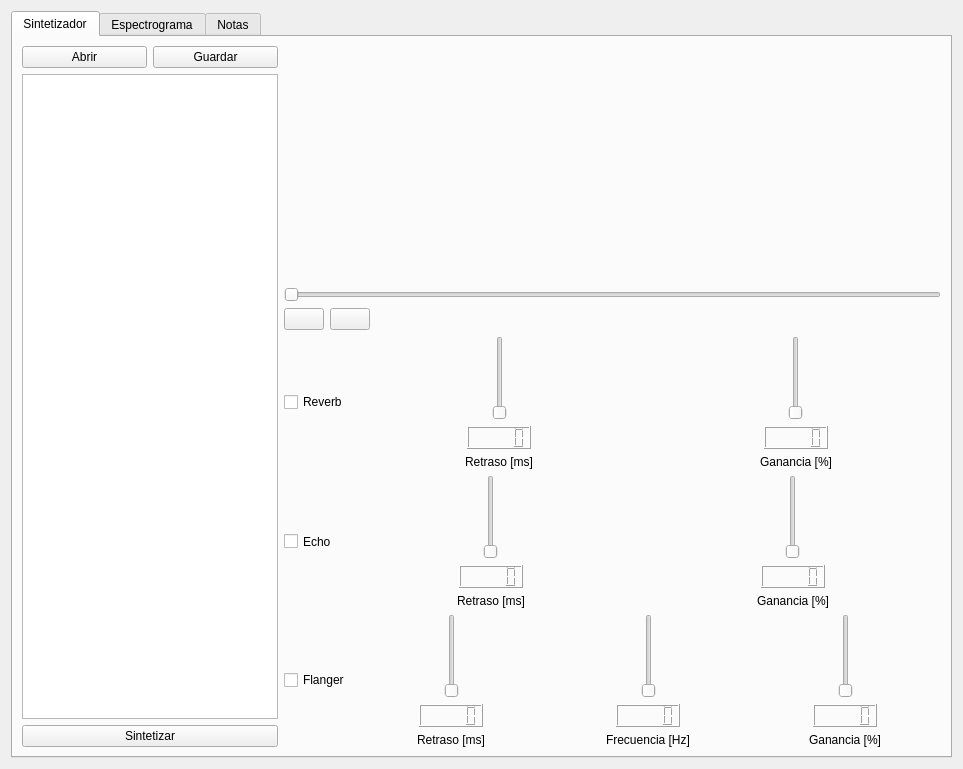
<?xml version="1.0" encoding="UTF-8"?>
<ui version="4.0">
 <class>Form</class>
 <widget class="QWidget" name="Form">
  <property name="geometry">
   <rect>
    <x>0</x>
    <y>0</y>
    <width>963</width>
    <height>769</height>
   </rect>
  </property>
  <property name="windowTitle">
   <string>Form</string>
  </property>
  <layout class="QHBoxLayout" name="horizontalLayout">
   <item>
    <widget class="QTabWidget" name="AllWidget">
     <property name="currentIndex">
      <number>0</number>
     </property>
     <property name="elideMode">
      <enum>Qt::ElideNone</enum>
     </property>
     <widget class="QWidget" name="SinTab">
      <attribute name="title">
       <string>Sintetizador</string>
      </attribute>
      <layout class="QHBoxLayout" name="horizontalLayout_2">
       <item>
        <layout class="QVBoxLayout" name="verticalLayout">
         <property name="sizeConstraint">
          <enum>QLayout::SetMinimumSize</enum>
         </property>
         <item>
          <layout class="QHBoxLayout" name="horizontalLayout_4">
           <item>
            <widget class="QPushButton" name="load_button">
             <property name="text">
              <string>Abrir</string>
             </property>
            </widget>
           </item>
           <item>
            <widget class="QPushButton" name="save_button">
             <property name="text">
              <string>Guardar</string>
             </property>
            </widget>
           </item>
          </layout>
         </item>
         <item>
          <widget class="QListWidget" name="Tracklist">
           <property name="sizePolicy">
            <sizepolicy hsizetype="Minimum" vsizetype="Expanding">
             <horstretch>0</horstretch>
             <verstretch>0</verstretch>
            </sizepolicy>
           </property>
          </widget>
         </item>
         <item>
          <widget class="QPushButton" name="Synth_button">
           <property name="text">
            <string>Sintetizar</string>
           </property>
          </widget>
         </item>
        </layout>
       </item>
       <item>
        <layout class="QVBoxLayout" name="verticalLayout_2">
         <item>
          <widget class="QWidget" name="widget" native="true"/>
         </item>
         <item>
          <widget class="QSlider" name="horizontalSlider">
           <property name="orientation">
            <enum>Qt::Horizontal</enum>
           </property>
          </widget>
         </item>
         <item>
          <layout class="QHBoxLayout" name="horizontalLayout_5">
           <property name="sizeConstraint">
            <enum>QLayout::SetMinimumSize</enum>
           </property>
           <item>
            <widget class="QPushButton" name="play_button">
             <property name="sizePolicy">
              <sizepolicy hsizetype="Minimum" vsizetype="Maximum">
               <horstretch>0</horstretch>
               <verstretch>0</verstretch>
              </sizepolicy>
             </property>
             <property name="text">
              <string/>
             </property>
             <property name="icon">
              <iconset>
               <normaloff>../resources/designer/play.png</normaloff>
               <normalon>../resources/designer/pause.png</normalon>../resources/designer/play.png</iconset>
             </property>
             <property name="checkable">
              <bool>true</bool>
             </property>
            </widget>
           </item>
           <item>
            <widget class="QPushButton" name="stop_button">
             <property name="sizePolicy">
              <sizepolicy hsizetype="Minimum" vsizetype="Maximum">
               <horstretch>0</horstretch>
               <verstretch>0</verstretch>
              </sizepolicy>
             </property>
             <property name="text">
              <string/>
             </property>
             <property name="icon">
              <iconset>
               <normaloff>../resources/designer/stop.png</normaloff>../resources/designer/stop.png</iconset>
             </property>
            </widget>
           </item>
           <item>
            <spacer name="horizontalSpacer">
             <property name="orientation">
              <enum>Qt::Horizontal</enum>
             </property>
             <property name="sizeHint" stdset="0">
              <size>
               <width>40</width>
               <height>20</height>
              </size>
             </property>
            </spacer>
           </item>
          </layout>
         </item>
         <item>
          <layout class="QHBoxLayout" name="horizontalLayout_10">
           <item>
            <widget class="QCheckBox" name="Reverb_chkbox">
             <property name="sizePolicy">
              <sizepolicy hsizetype="Maximum" vsizetype="Maximum">
               <horstretch>0</horstretch>
               <verstretch>0</verstretch>
              </sizepolicy>
             </property>
             <property name="text">
              <string>Reverb</string>
             </property>
            </widget>
           </item>
           <item>
            <layout class="QVBoxLayout" name="verticalLayout_4">
             <item alignment="Qt::AlignHCenter">
              <widget class="QSlider" name="Reverb_delay_slider">
               <property name="sizePolicy">
                <sizepolicy hsizetype="Maximum" vsizetype="Maximum">
                 <horstretch>0</horstretch>
                 <verstretch>0</verstretch>
                </sizepolicy>
               </property>
               <property name="maximum">
                <number>50</number>
               </property>
               <property name="orientation">
                <enum>Qt::Vertical</enum>
               </property>
              </widget>
             </item>
             <item alignment="Qt::AlignHCenter">
              <widget class="QLCDNumber" name="Reverb_delay_lcd">
               <property name="sizePolicy">
                <sizepolicy hsizetype="Maximum" vsizetype="Maximum">
                 <horstretch>0</horstretch>
                 <verstretch>0</verstretch>
                </sizepolicy>
               </property>
              </widget>
             </item>
             <item alignment="Qt::AlignHCenter">
              <widget class="QLabel" name="label_2">
               <property name="sizePolicy">
                <sizepolicy hsizetype="Maximum" vsizetype="Maximum">
                 <horstretch>0</horstretch>
                 <verstretch>0</verstretch>
                </sizepolicy>
               </property>
               <property name="text">
                <string>Retraso [ms]</string>
               </property>
              </widget>
             </item>
            </layout>
           </item>
           <item>
            <layout class="QVBoxLayout" name="verticalLayout_3">
             <item alignment="Qt::AlignHCenter">
              <widget class="QSlider" name="Reverb_gain_slider">
               <property name="sizePolicy">
                <sizepolicy hsizetype="Maximum" vsizetype="Maximum">
                 <horstretch>0</horstretch>
                 <verstretch>0</verstretch>
                </sizepolicy>
               </property>
               <property name="maximum">
                <number>50</number>
               </property>
               <property name="orientation">
                <enum>Qt::Vertical</enum>
               </property>
              </widget>
             </item>
             <item alignment="Qt::AlignHCenter">
              <widget class="QLCDNumber" name="Reverb_gain_lcd">
               <property name="sizePolicy">
                <sizepolicy hsizetype="Maximum" vsizetype="Maximum">
                 <horstretch>0</horstretch>
                 <verstretch>0</verstretch>
                </sizepolicy>
               </property>
              </widget>
             </item>
             <item alignment="Qt::AlignHCenter">
              <widget class="QLabel" name="reverb_gain_label">
               <property name="sizePolicy">
                <sizepolicy hsizetype="Maximum" vsizetype="Maximum">
                 <horstretch>0</horstretch>
                 <verstretch>0</verstretch>
                </sizepolicy>
               </property>
               <property name="text">
                <string>Ganancia [%]</string>
               </property>
              </widget>
             </item>
            </layout>
           </item>
          </layout>
         </item>
         <item>
          <layout class="QHBoxLayout" name="horizontalLayout_9">
           <item>
            <widget class="QCheckBox" name="Echo_chkbox">
             <property name="sizePolicy">
              <sizepolicy hsizetype="Maximum" vsizetype="Minimum">
               <horstretch>0</horstretch>
               <verstretch>0</verstretch>
              </sizepolicy>
             </property>
             <property name="text">
              <string>Echo</string>
             </property>
            </widget>
           </item>
           <item>
            <layout class="QVBoxLayout" name="verticalLayout_8">
             <item alignment="Qt::AlignHCenter">
              <widget class="QSlider" name="Echo_delay_slider">
               <property name="sizePolicy">
                <sizepolicy hsizetype="Maximum" vsizetype="Maximum">
                 <horstretch>0</horstretch>
                 <verstretch>0</verstretch>
                </sizepolicy>
               </property>
               <property name="minimum">
                <number>50</number>
               </property>
               <property name="maximum">
                <number>500</number>
               </property>
               <property name="orientation">
                <enum>Qt::Vertical</enum>
               </property>
              </widget>
             </item>
             <item alignment="Qt::AlignHCenter">
              <widget class="QLCDNumber" name="Echo_delay_lcd">
               <property name="sizePolicy">
                <sizepolicy hsizetype="Maximum" vsizetype="Maximum">
                 <horstretch>0</horstretch>
                 <verstretch>0</verstretch>
                </sizepolicy>
               </property>
              </widget>
             </item>
             <item alignment="Qt::AlignHCenter">
              <widget class="QLabel" name="Echo_delay_label">
               <property name="sizePolicy">
                <sizepolicy hsizetype="Maximum" vsizetype="Maximum">
                 <horstretch>0</horstretch>
                 <verstretch>0</verstretch>
                </sizepolicy>
               </property>
               <property name="text">
                <string>Retraso [ms]</string>
               </property>
              </widget>
             </item>
            </layout>
           </item>
           <item>
            <layout class="QVBoxLayout" name="verticalLayout_10">
             <item alignment="Qt::AlignHCenter">
              <widget class="QSlider" name="Echo_gain_slider">
               <property name="sizePolicy">
                <sizepolicy hsizetype="Maximum" vsizetype="Maximum">
                 <horstretch>0</horstretch>
                 <verstretch>0</verstretch>
                </sizepolicy>
               </property>
               <property name="maximum">
                <number>50</number>
               </property>
               <property name="orientation">
                <enum>Qt::Vertical</enum>
               </property>
              </widget>
             </item>
             <item alignment="Qt::AlignHCenter">
              <widget class="QLCDNumber" name="Echo_gain_lcd">
               <property name="sizePolicy">
                <sizepolicy hsizetype="Maximum" vsizetype="Maximum">
                 <horstretch>0</horstretch>
                 <verstretch>0</verstretch>
                </sizepolicy>
               </property>
              </widget>
             </item>
             <item alignment="Qt::AlignHCenter">
              <widget class="QLabel" name="Echo_gain_label">
               <property name="sizePolicy">
                <sizepolicy hsizetype="Maximum" vsizetype="Maximum">
                 <horstretch>0</horstretch>
                 <verstretch>0</verstretch>
                </sizepolicy>
               </property>
               <property name="text">
                <string>Ganancia [%]</string>
               </property>
              </widget>
             </item>
            </layout>
           </item>
          </layout>
         </item>
         <item>
          <layout class="QHBoxLayout" name="horizontalLayout_3">
           <item>
            <widget class="QCheckBox" name="Flanger_chkbox">
             <property name="sizePolicy">
              <sizepolicy hsizetype="Maximum" vsizetype="Maximum">
               <horstretch>0</horstretch>
               <verstretch>0</verstretch>
              </sizepolicy>
             </property>
             <property name="text">
              <string>Flanger</string>
             </property>
            </widget>
           </item>
           <item>
            <layout class="QVBoxLayout" name="verticalLayout_5">
             <item alignment="Qt::AlignHCenter">
              <widget class="QSlider" name="verticalSlider_5">
               <property name="sizePolicy">
                <sizepolicy hsizetype="Maximum" vsizetype="Maximum">
                 <horstretch>0</horstretch>
                 <verstretch>0</verstretch>
                </sizepolicy>
               </property>
               <property name="minimum">
                <number>0</number>
               </property>
               <property name="maximum">
                <number>50</number>
               </property>
               <property name="orientation">
                <enum>Qt::Vertical</enum>
               </property>
              </widget>
             </item>
             <item alignment="Qt::AlignHCenter">
              <widget class="QLCDNumber" name="lcdNumber">
               <property name="sizePolicy">
                <sizepolicy hsizetype="Maximum" vsizetype="Maximum">
                 <horstretch>0</horstretch>
                 <verstretch>0</verstretch>
                </sizepolicy>
               </property>
              </widget>
             </item>
             <item alignment="Qt::AlignHCenter">
              <widget class="QLabel" name="delay_button">
               <property name="sizePolicy">
                <sizepolicy hsizetype="Maximum" vsizetype="Maximum">
                 <horstretch>0</horstretch>
                 <verstretch>0</verstretch>
                </sizepolicy>
               </property>
               <property name="text">
                <string>Retraso [ms]</string>
               </property>
              </widget>
             </item>
            </layout>
           </item>
           <item>
            <layout class="QVBoxLayout" name="verticalLayout_6">
             <item alignment="Qt::AlignHCenter">
              <widget class="QSlider" name="verticalSlider_6">
               <property name="sizePolicy">
                <sizepolicy hsizetype="Maximum" vsizetype="Maximum">
                 <horstretch>0</horstretch>
                 <verstretch>0</verstretch>
                </sizepolicy>
               </property>
               <property name="maximum">
                <number>10</number>
               </property>
               <property name="orientation">
                <enum>Qt::Vertical</enum>
               </property>
              </widget>
             </item>
             <item alignment="Qt::AlignHCenter">
              <widget class="QLCDNumber" name="lcdNumber_3">
               <property name="sizePolicy">
                <sizepolicy hsizetype="Maximum" vsizetype="Maximum">
                 <horstretch>0</horstretch>
                 <verstretch>0</verstretch>
                </sizepolicy>
               </property>
              </widget>
             </item>
             <item alignment="Qt::AlignHCenter">
              <widget class="QLabel" name="freq_button">
               <property name="sizePolicy">
                <sizepolicy hsizetype="Maximum" vsizetype="Maximum">
                 <horstretch>0</horstretch>
                 <verstretch>0</verstretch>
                </sizepolicy>
               </property>
               <property name="text">
                <string>Frecuencia [Hz]</string>
               </property>
              </widget>
             </item>
            </layout>
           </item>
           <item>
            <layout class="QVBoxLayout" name="verticalLayout_7">
             <item alignment="Qt::AlignHCenter">
              <widget class="QSlider" name="verticalSlider_7">
               <property name="sizePolicy">
                <sizepolicy hsizetype="Maximum" vsizetype="Maximum">
                 <horstretch>0</horstretch>
                 <verstretch>0</verstretch>
                </sizepolicy>
               </property>
               <property name="maximum">
                <number>50</number>
               </property>
               <property name="orientation">
                <enum>Qt::Vertical</enum>
               </property>
              </widget>
             </item>
             <item alignment="Qt::AlignHCenter">
              <widget class="QLCDNumber" name="lcdNumber_2">
               <property name="sizePolicy">
                <sizepolicy hsizetype="Maximum" vsizetype="Maximum">
                 <horstretch>0</horstretch>
                 <verstretch>0</verstretch>
                </sizepolicy>
               </property>
               <property name="frameShape">
                <enum>QFrame::Box</enum>
               </property>
              </widget>
             </item>
             <item alignment="Qt::AlignHCenter">
              <widget class="QLabel" name="Reverbtime_button">
               <property name="sizePolicy">
                <sizepolicy hsizetype="Maximum" vsizetype="Maximum">
                 <horstretch>0</horstretch>
                 <verstretch>0</verstretch>
                </sizepolicy>
               </property>
               <property name="text">
                <string>Ganancia [%]</string>
               </property>
              </widget>
             </item>
            </layout>
           </item>
          </layout>
         </item>
        </layout>
       </item>
      </layout>
     </widget>
     <widget class="QWidget" name="EspTab">
      <attribute name="title">
       <string>Espectrograma</string>
      </attribute>
      <layout class="QHBoxLayout" name="horizontalLayout_6">
       <item>
        <layout class="QVBoxLayout" name="verticalLayout_9">
         <item>
          <widget class="QComboBox" name="comboBox_2">
           <property name="sizePolicy">
            <sizepolicy hsizetype="Minimum" vsizetype="Maximum">
             <horstretch>0</horstretch>
             <verstretch>0</verstretch>
            </sizepolicy>
           </property>
           <item>
            <property name="text">
             <string>Rectangular</string>
            </property>
           </item>
           <item>
            <property name="text">
             <string>Hanning</string>
            </property>
           </item>
           <item>
            <property name="text">
             <string>Hamming</string>
            </property>
           </item>
           <item>
            <property name="text">
             <string>Kaiser</string>
            </property>
           </item>
           <item>
            <property name="text">
             <string>Gaussian</string>
            </property>
           </item>
           <item>
            <property name="text">
             <string>Blackman</string>
            </property>
           </item>
          </widget>
         </item>
         <item>
          <layout class="QHBoxLayout" name="horizontalLayout_7">
           <item>
            <widget class="QLabel" name="init_label">
             <property name="sizePolicy">
              <sizepolicy hsizetype="Minimum" vsizetype="Preferred">
               <horstretch>0</horstretch>
               <verstretch>0</verstretch>
              </sizepolicy>
             </property>
             <property name="text">
              <string>Tiempo Inicial</string>
             </property>
            </widget>
           </item>
           <item>
            <widget class="QDoubleSpinBox" name="doubleSpinBox">
             <property name="sizePolicy">
              <sizepolicy hsizetype="Maximum" vsizetype="Fixed">
               <horstretch>0</horstretch>
               <verstretch>0</verstretch>
              </sizepolicy>
             </property>
            </widget>
           </item>
          </layout>
         </item>
         <item>
          <layout class="QHBoxLayout" name="horizontalLayout_8">
           <item>
            <widget class="QLabel" name="duration_time">
             <property name="sizePolicy">
              <sizepolicy hsizetype="Minimum" vsizetype="Maximum">
               <horstretch>0</horstretch>
               <verstretch>0</verstretch>
              </sizepolicy>
             </property>
             <property name="text">
              <string>Duración</string>
             </property>
            </widget>
           </item>
           <item>
            <widget class="QDoubleSpinBox" name="doubleSpinBox_2">
             <property name="sizePolicy">
              <sizepolicy hsizetype="Maximum" vsizetype="Fixed">
               <horstretch>0</horstretch>
               <verstretch>0</verstretch>
              </sizepolicy>
             </property>
            </widget>
           </item>
          </layout>
         </item>
         <item>
          <widget class="QPushButton" name="plotspec_button">
           <property name="sizePolicy">
            <sizepolicy hsizetype="Minimum" vsizetype="Fixed">
             <horstretch>0</horstretch>
             <verstretch>0</verstretch>
            </sizepolicy>
           </property>
           <property name="text">
            <string>Gráficar</string>
           </property>
          </widget>
         </item>
         <item>
          <spacer name="verticalSpacer">
           <property name="orientation">
            <enum>Qt::Vertical</enum>
           </property>
           <property name="sizeHint" stdset="0">
            <size>
             <width>20</width>
             <height>40</height>
            </size>
           </property>
          </spacer>
         </item>
        </layout>
       </item>
       <item>
        <widget class="QWidget" name="widget_2" native="true">
         <property name="sizePolicy">
          <sizepolicy hsizetype="MinimumExpanding" vsizetype="MinimumExpanding">
           <horstretch>0</horstretch>
           <verstretch>0</verstretch>
          </sizepolicy>
         </property>
        </widget>
       </item>
      </layout>
     </widget>
     <widget class="QWidget" name="NotTab">
      <property name="styleSheet">
       <string notr="true"> #Db_button, #Eb_button, #Gb_button, #Ab_button, #Bb_button{
	background-color: qlineargradient(spread:pad, x1:1, y1:0.715591, x2:1, y2:0, stop:0 rgba(0, 0, 0, 255), stop:0.971591 rgba(121, 121, 121, 255), stop:1 rgba(255, 255, 255, 255));
}
#Db_button:pressed, #Eb_button:pressed, #Gb_button:pressed, #Ab_button:pressed, #Bb_button:pressed{
	background-color: qlineargradient(spread:reflect, x1:0.898364, y1:0.273, x2:0.921243, y2:1, stop:0.221591 rgba(0, 0, 0, 255), stop:1 rgba(255, 255, 255, 255));
}

#A_button:pressed, #B_button:pressed, #C_button:pressed, #D_button:pressed, #E_button:pressed, #F_button:pressed, #G_button:pressed{
	background-color: qradialgradient(spread:reflect, cx:0.5, cy:0.5, radius:1.296, fx:0.5, fy:0.5, stop:0.176136 rgba(255, 255, 255, 255), stop:1 rgba(98, 98, 98, 255));
}</string>
      </property>
      <attribute name="title">
       <string>Notas</string>
      </attribute>
      <widget class="QPushButton" name="C_button">
       <property name="geometry">
        <rect>
         <x>360</x>
         <y>20</y>
         <width>75</width>
         <height>391</height>
        </rect>
       </property>
       <property name="text">
        <string/>
       </property>
      </widget>
      <widget class="QPushButton" name="D_button">
       <property name="geometry">
        <rect>
         <x>440</x>
         <y>20</y>
         <width>75</width>
         <height>391</height>
        </rect>
       </property>
       <property name="text">
        <string/>
       </property>
      </widget>
      <widget class="QPushButton" name="E_button">
       <property name="geometry">
        <rect>
         <x>520</x>
         <y>20</y>
         <width>75</width>
         <height>391</height>
        </rect>
       </property>
       <property name="text">
        <string/>
       </property>
      </widget>
      <widget class="QPushButton" name="F_button">
       <property name="geometry">
        <rect>
         <x>600</x>
         <y>20</y>
         <width>75</width>
         <height>391</height>
        </rect>
       </property>
       <property name="text">
        <string/>
       </property>
      </widget>
      <widget class="QPushButton" name="G_button">
       <property name="geometry">
        <rect>
         <x>680</x>
         <y>20</y>
         <width>75</width>
         <height>391</height>
        </rect>
       </property>
       <property name="text">
        <string/>
       </property>
      </widget>
      <widget class="QPushButton" name="A_button">
       <property name="geometry">
        <rect>
         <x>760</x>
         <y>20</y>
         <width>75</width>
         <height>391</height>
        </rect>
       </property>
       <property name="text">
        <string/>
       </property>
      </widget>
      <widget class="QPushButton" name="B_button">
       <property name="geometry">
        <rect>
         <x>840</x>
         <y>20</y>
         <width>75</width>
         <height>391</height>
        </rect>
       </property>
       <property name="text">
        <string/>
       </property>
      </widget>
      <widget class="QPushButton" name="Db_button">
       <property name="geometry">
        <rect>
         <x>410</x>
         <y>20</y>
         <width>51</width>
         <height>251</height>
        </rect>
       </property>
       <property name="autoFillBackground">
        <bool>false</bool>
       </property>
       <property name="styleSheet">
        <string notr="true"/>
       </property>
       <property name="text">
        <string/>
       </property>
      </widget>
      <widget class="QPushButton" name="Eb_button">
       <property name="geometry">
        <rect>
         <x>490</x>
         <y>20</y>
         <width>51</width>
         <height>251</height>
        </rect>
       </property>
       <property name="styleSheet">
        <string notr="true"/>
       </property>
       <property name="text">
        <string/>
       </property>
      </widget>
      <widget class="QPushButton" name="Gb_button">
       <property name="geometry">
        <rect>
         <x>650</x>
         <y>20</y>
         <width>51</width>
         <height>251</height>
        </rect>
       </property>
       <property name="styleSheet">
        <string notr="true"/>
       </property>
       <property name="text">
        <string/>
       </property>
      </widget>
      <widget class="QPushButton" name="Ab_button">
       <property name="geometry">
        <rect>
         <x>730</x>
         <y>20</y>
         <width>51</width>
         <height>251</height>
        </rect>
       </property>
       <property name="styleSheet">
        <string notr="true"/>
       </property>
       <property name="text">
        <string/>
       </property>
      </widget>
      <widget class="QPushButton" name="Bb_button">
       <property name="geometry">
        <rect>
         <x>810</x>
         <y>20</y>
         <width>51</width>
         <height>251</height>
        </rect>
       </property>
       <property name="styleSheet">
        <string notr="true"/>
       </property>
       <property name="text">
        <string/>
       </property>
      </widget>
      <widget class="QSpinBox" name="spinBox">
       <property name="geometry">
        <rect>
         <x>290</x>
         <y>70</y>
         <width>42</width>
         <height>22</height>
        </rect>
       </property>
       <property name="minimum">
        <number>1</number>
       </property>
       <property name="maximum">
        <number>8</number>
       </property>
      </widget>
      <widget class="QPushButton" name="piano_select">
       <property name="geometry">
        <rect>
         <x>250</x>
         <y>150</y>
         <width>91</width>
         <height>91</height>
        </rect>
       </property>
       <property name="sizePolicy">
        <sizepolicy hsizetype="Maximum" vsizetype="Maximum">
         <horstretch>0</horstretch>
         <verstretch>0</verstretch>
        </sizepolicy>
       </property>
       <property name="styleSheet">
        <string notr="true"/>
       </property>
       <property name="text">
        <string/>
       </property>
       <property name="icon">
        <iconset>
         <normaloff>../resources/designer/piano.png</normaloff>../resources/designer/piano.png</iconset>
       </property>
       <property name="iconSize">
        <size>
         <width>80</width>
         <height>80</height>
        </size>
       </property>
      </widget>
      <zorder>C_button</zorder>
      <zorder>D_button</zorder>
      <zorder>E_button</zorder>
      <zorder>F_button</zorder>
      <zorder>G_button</zorder>
      <zorder>A_button</zorder>
      <zorder>B_button</zorder>
      <zorder>spinBox</zorder>
      <zorder>piano_select</zorder>
      <zorder>Db_button</zorder>
      <zorder>Eb_button</zorder>
      <zorder>Gb_button</zorder>
      <zorder>Ab_button</zorder>
      <zorder>Bb_button</zorder>
     </widget>
    </widget>
   </item>
  </layout>
 </widget>
 <resources/>
 <connections>
  <connection>
   <sender>Reverb_delay_slider</sender>
   <signal>valueChanged(int)</signal>
   <receiver>Reverb_delay_lcd</receiver>
   <slot>display(int)</slot>
   <hints>
    <hint type="sourcelabel">
     <x>614</x>
     <y>362</y>
    </hint>
    <hint type="destinationlabel">
     <x>603</x>
     <y>434</y>
    </hint>
   </hints>
  </connection>
  <connection>
   <sender>Reverb_gain_slider</sender>
   <signal>valueChanged(int)</signal>
   <receiver>Reverb_gain_lcd</receiver>
   <slot>display(int)</slot>
   <hints>
    <hint type="sourcelabel">
     <x>831</x>
     <y>367</y>
    </hint>
    <hint type="destinationlabel">
     <x>826</x>
     <y>433</y>
    </hint>
   </hints>
  </connection>
  <connection>
   <sender>Echo_delay_slider</sender>
   <signal>valueChanged(int)</signal>
   <receiver>Echo_delay_lcd</receiver>
   <slot>display(int)</slot>
   <hints>
    <hint type="sourcelabel">
     <x>614</x>
     <y>500</y>
    </hint>
    <hint type="destinationlabel">
     <x>605</x>
     <y>578</y>
    </hint>
   </hints>
  </connection>
  <connection>
   <sender>Echo_gain_slider</sender>
   <signal>valueChanged(int)</signal>
   <receiver>Echo_gain_lcd</receiver>
   <slot>display(int)</slot>
   <hints>
    <hint type="sourcelabel">
     <x>834</x>
     <y>505</y>
    </hint>
    <hint type="destinationlabel">
     <x>828</x>
     <y>566</y>
    </hint>
   </hints>
  </connection>
  <connection>
   <sender>verticalSlider_5</sender>
   <signal>valueChanged(int)</signal>
   <receiver>lcdNumber</receiver>
   <slot>display(int)</slot>
   <hints>
    <hint type="sourcelabel">
     <x>532</x>
     <y>656</y>
    </hint>
    <hint type="destinationlabel">
     <x>518</x>
     <y>715</y>
    </hint>
   </hints>
  </connection>
  <connection>
   <sender>verticalSlider_6</sender>
   <signal>valueChanged(int)</signal>
   <receiver>lcdNumber_3</receiver>
   <slot>display(int)</slot>
   <hints>
    <hint type="sourcelabel">
     <x>695</x>
     <y>656</y>
    </hint>
    <hint type="destinationlabel">
     <x>693</x>
     <y>707</y>
    </hint>
   </hints>
  </connection>
  <connection>
   <sender>verticalSlider_7</sender>
   <signal>valueChanged(int)</signal>
   <receiver>lcdNumber_2</receiver>
   <slot>display(int)</slot>
   <hints>
    <hint type="sourcelabel">
     <x>857</x>
     <y>651</y>
    </hint>
    <hint type="destinationlabel">
     <x>851</x>
     <y>715</y>
    </hint>
   </hints>
  </connection>
 </connections>
</ui>
